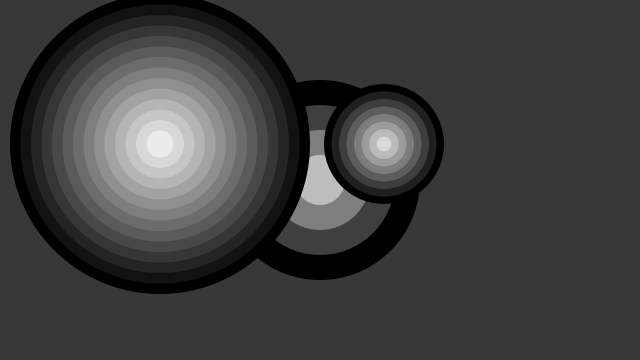
Frame 1 (no input)
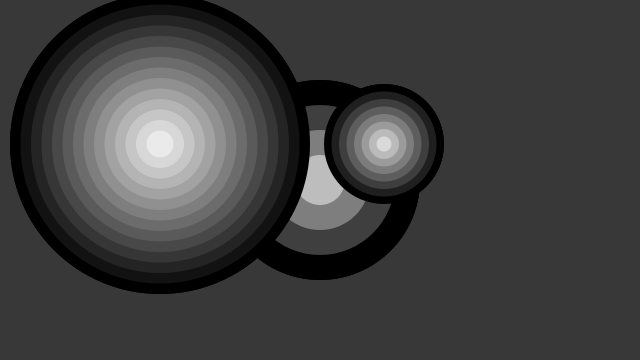
Frame 2 (the mouse pressed at the canvas centre, redrawn once)

The Processing sketch that drew these frames (run headless with seeded random() and noise(); the mouse was pressed at the canvas centre and the sketch redrawn once):

// Processing sketch: Practrice_4
// ── Practrice_4.pde

void setup()
{
  size(640,360);
  background(56);
  noStroke();
  noFill();
  noLoop();
}

void draw()
{
  drawCircles(width*0.5,height*0.5,200,4);
  drawCircles(width*0.25,height*0.4,300,14);
  drawCircles(width*0.6,height*0.4,120,8);
}


void drawCircles(float xc,float yc,int size,int num)
{
  float grayValues = 255/num;
  float steps = size/num ;
  
  for(int i=0;i<num;i++)
  {
    fill(grayValues*i);
    ellipse(xc,yc,size-steps*i,size-steps*i);
  }
}
